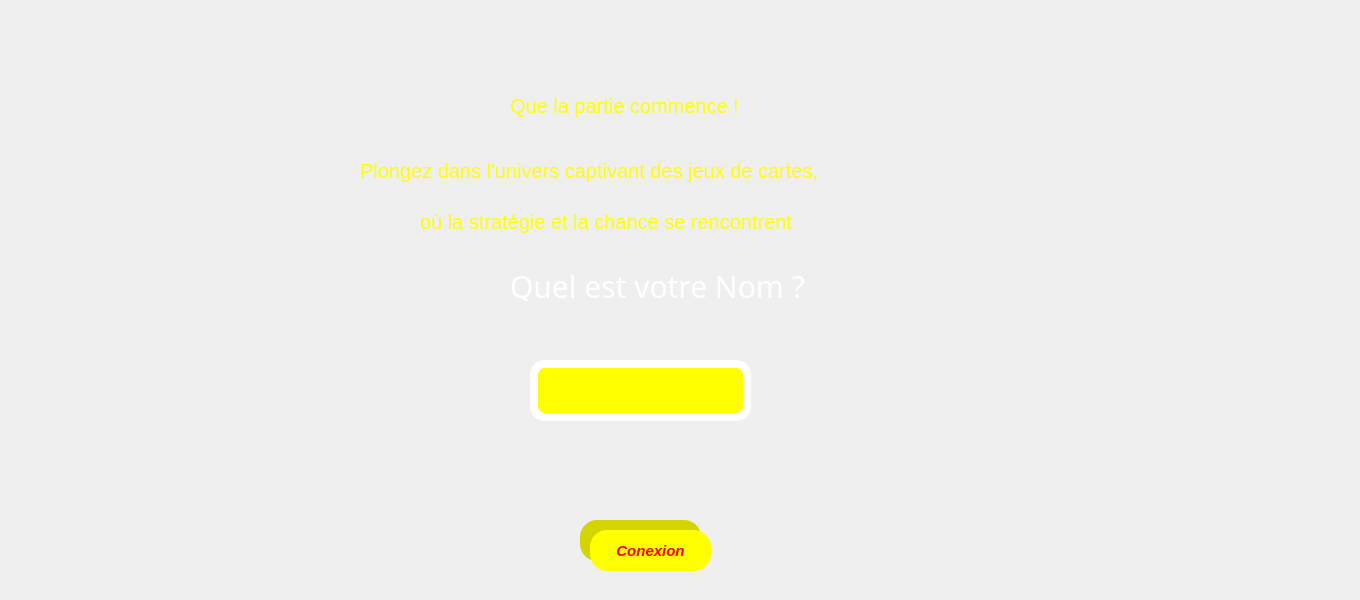
      <widget class="QWidget" name="page_6">
       <widget class="QPushButton" name="pushBukhbvkjtton_14">
        <property name="geometry">
         <rect>
          <x>580</x>
          <y>520</y>
          <width>121</width>
          <height>41</height>
         </rect>
        </property>
        <property name="styleSheet">
         <string notr="true">
background-color: rgb(212, 212, 0);
border-radius:17px;
font-size:8px;
font-weight:900;
font-style:italic;
color:red;
font: 80 17pt &quot;Script MT Bold&quot;;</string>
        </property>
        <property name="text">
         <string/>
        </property>
       </widget>
       <widget class="QPushButton" name="pushButton_13">
        <property name="geometry">
         <rect>
          <x>0</x>
          <y>0</y>
          <width>141</width>
          <height>91</height>
         </rect>
        </property>
        <property name="styleSheet">
         <string notr="true">background-image: url(:/images/gauche-removebg-preview.png);
border:none;
background-repeat:no-repeat;
</string>
        </property>
        <property name="text">
         <string/>
        </property>
       </widget>
       <widget class="QPushButton" name="pushButton_17">
        <property name="geometry">
         <rect>
          <x>1260</x>
          <y>10</y>
          <width>91</width>
          <height>91</height>
         </rect>
        </property>
        <property name="styleSheet">
         <string notr="true">background-image: url(:/images/crois.png);
border:none;
background-repeat:no-repeat;</string>
        </property>
        <property name="text">
         <string/>
        </property>
       </widget>
       <widget class="QLineEdit" name="input">
        <property name="geometry">
         <rect>
          <x>530</x>
          <y>360</y>
          <width>221</width>
          <height>61</height>
         </rect>
        </property>
        <property name="font">
         <font>
          <family>Showcard Gothic</family>
          <pointsize>18</pointsize>
          <weight>50</weight>
          <italic>false</italic>
          <bold>false</bold>
         </font>
        </property>
        <property name="cursor">
         <cursorShape>ArrowCursor</cursorShape>
        </property>
        <property name="styleSheet">
         <string notr="true">color:red;
text-aligne:center;
border:8px solid white;
border-radius:15px;
background-color:yellow;
</string>
        </property>
        <property name="inputMethodHints">
         <set>Qt::ImhNone</set>
        </property>
        <property name="cursorPosition">
         <number>0</number>
        </property>
        <property name="placeholderText">
         <string notr="true" comment="text" extracomment="Nom"/>
        </property>
        <property name="cursorMoveStyle">
         <enum>Qt::VisualMoveStyle</enum>
        </property>
       </widget>
       <widget class="QLabel" name="label5_2">
        <property name="geometry">
         <rect>
          <x>70</x>
          <y>180</y>
          <width>91</width>
          <height>71</height>
         </rect>
        </property>
        <property name="text">
         <string/>
        </property>
        <property name="pixmap">
         <pixmap resource="image.qrc">:/images/play-removebg-preview.png</pixmap>
        </property>
        <property name="scaledContents">
         <bool>true</bool>
        </property>
       </widget>
       <widget class="QLabel" name="label6_2">
        <property name="geometry">
         <rect>
          <x>180</x>
          <y>350</y>
          <width>61</width>
          <height>51</height>
         </rect>
        </property>
        <property name="text">
         <string/>
        </property>
        <property name="pixmap">
         <pixmap resource="image.qrc">:/images/play-removebg-preview.png</pixmap>
        </property>
        <property name="scaledContents">
         <bool>true</bool>
        </property>
       </widget>
       <widget class="QLabel" name="label7_3">
        <property name="geometry">
         <rect>
          <x>170</x>
          <y>520</y>
          <width>91</width>
          <height>71</height>
         </rect>
        </property>
        <property name="text">
         <string/>
        </property>
        <property name="pixmap">
         <pixmap resource="image.qrc">:/images/play-removebg-preview.png</pixmap>
        </property>
        <property name="scaledContents">
         <bool>true</bool>
        </property>
       </widget>
       <widget class="QLabel" name="label1_4">
        <property name="geometry">
         <rect>
          <x>1130</x>
          <y>120</y>
          <width>91</width>
          <height>71</height>
         </rect>
        </property>
        <property name="text">
         <string/>
        </property>
        <property name="pixmap">
         <pixmap resource="image.qrc">:/images/play-removebg-preview.png</pixmap>
        </property>
        <property name="scaledContents">
         <bool>true</bool>
        </property>
       </widget>
       <widget class="QLabel" name="label_37">
        <property name="geometry">
         <rect>
          <x>510</x>
          <y>80</y>
          <width>321</width>
          <height>51</height>
         </rect>
        </property>
        <property name="styleSheet">
         <string notr="true">font: 8pt &quot;Showcard Gothic&quot;;
color:yellow;
font-size:20px;</string>
        </property>
        <property name="text">
         <string>Que la partie commence ! </string>
        </property>
       </widget>
       <widget class="QLabel" name="label_41">
        <property name="geometry">
         <rect>
          <x>420</x>
          <y>170</y>
          <width>611</width>
          <height>81</height>
         </rect>
        </property>
        <property name="styleSheet">
         <string notr="true">font: 8pt &quot;Showcard Gothic&quot;;
color:yellow;
font-size:20px;</string>
        </property>
        <property name="text">
         <string>
où la stratégie et la chance se rencontrent</string>
        </property>
       </widget>
       <widget class="QLabel" name="label_40">
        <property name="geometry">
         <rect>
          <x>360</x>
          <y>140</y>
          <width>611</width>
          <height>61</height>
         </rect>
        </property>
        <property name="styleSheet">
         <string notr="true">font: 8pt &quot;Showcard Gothic&quot;;
color:yellow;
font-size:20px;</string>
        </property>
        <property name="text">
         <string>Plongez dans l'univers captivant des jeux de cartes,</string>
        </property>
       </widget>
       <widget class="QLabel" name="label_42">
        <property name="geometry">
         <rect>
          <x>510</x>
          <y>270</y>
          <width>301</width>
          <height>31</height>
         </rect>
        </property>
        <property name="font">
         <font>
          <family>Showcard Gothic</family>
          <pointsize>20</pointsize>
          <weight>50</weight>
          <italic>false</italic>
          <bold>false</bold>
         </font>
        </property>
        <property name="styleSheet">
         <string notr="true">color:white;
font-size:30px;
font: 20pt &quot;Showcard Gothic&quot;;</string>
        </property>
        <property name="text">
         <string>Quel est votre Nom ?</string>
        </property>
       </widget>
       <widget class="QLabel" name="label_44">
        <property name="geometry">
         <rect>
          <x>860</x>
          <y>0</y>
          <width>241</width>
          <height>151</height>
         </rect>
        </property>
        <property name="styleSheet">
         <string notr="true">background-image: url(:/images/amal.png);
border:none;
background-repeat:no-repeat;</string>
        </property>
        <property name="text">
         <string/>
        </property>
        <property name="pixmap">
         <pixmap>../my projects C++/jeux  de carte/amal.png</pixmap>
        </property>
        <property name="scaledContents">
         <bool>true</bool>
        </property>
       </widget>
       <widget class="QLabel" name="label_45">
        <property name="geometry">
         <rect>
          <x>180</x>
          <y>0</y>
          <width>241</width>
          <height>151</height>
         </rect>
        </property>
        <property name="styleSheet">
         <string notr="true">background-image: url(:/images/amal.png);
border:none;
background-repeat:no-repeat;</string>
        </property>
        <property name="text">
         <string/>
        </property>
       </widget>
       <widget class="QPushButton" name="pushButton_14">
        <property name="geometry">
         <rect>
          <x>590</x>
          <y>530</y>
          <width>121</width>
          <height>41</height>
         </rect>
        </property>
        <property name="styleSheet">
         <string notr="true">font: 10pt &quot;Snap ITC&quot;;

background-color:yellow;
border-radius:17px;
font-size:15px;
font-weight:900;
font-style:italic;
color:red;
</string>
        </property>
        <property name="text">
         <string>Conexion</string>
        </property>
       </widget>
       <widget class="QLabel" name="label1_5">
        <property name="geometry">
         <rect>
          <x>1030</x>
          <y>290</y>
          <width>61</width>
          <height>31</height>
         </rect>
        </property>
        <property name="text">
         <string/>
        </property>
        <property name="pixmap">
         <pixmap resource="image.qrc">:/images/play-removebg-preview.png</pixmap>
        </property>
        <property name="scaledContents">
         <bool>true</bool>
        </property>
       </widget>
       <widget class="QLabel" name="label1_6">
        <property name="geometry">
         <rect>
          <x>1100</x>
          <y>420</y>
          <width>101</width>
          <height>71</height>
         </rect>
        </property>
        <property name="text">
         <string/>
        </property>
        <property name="pixmap">
         <pixmap resource="image.qrc">:/images/play-removebg-preview.png</pixmap>
        </property>
        <property name="scaledContents">
         <bool>true</bool>
        </property>
       </widget>
      </widget>
